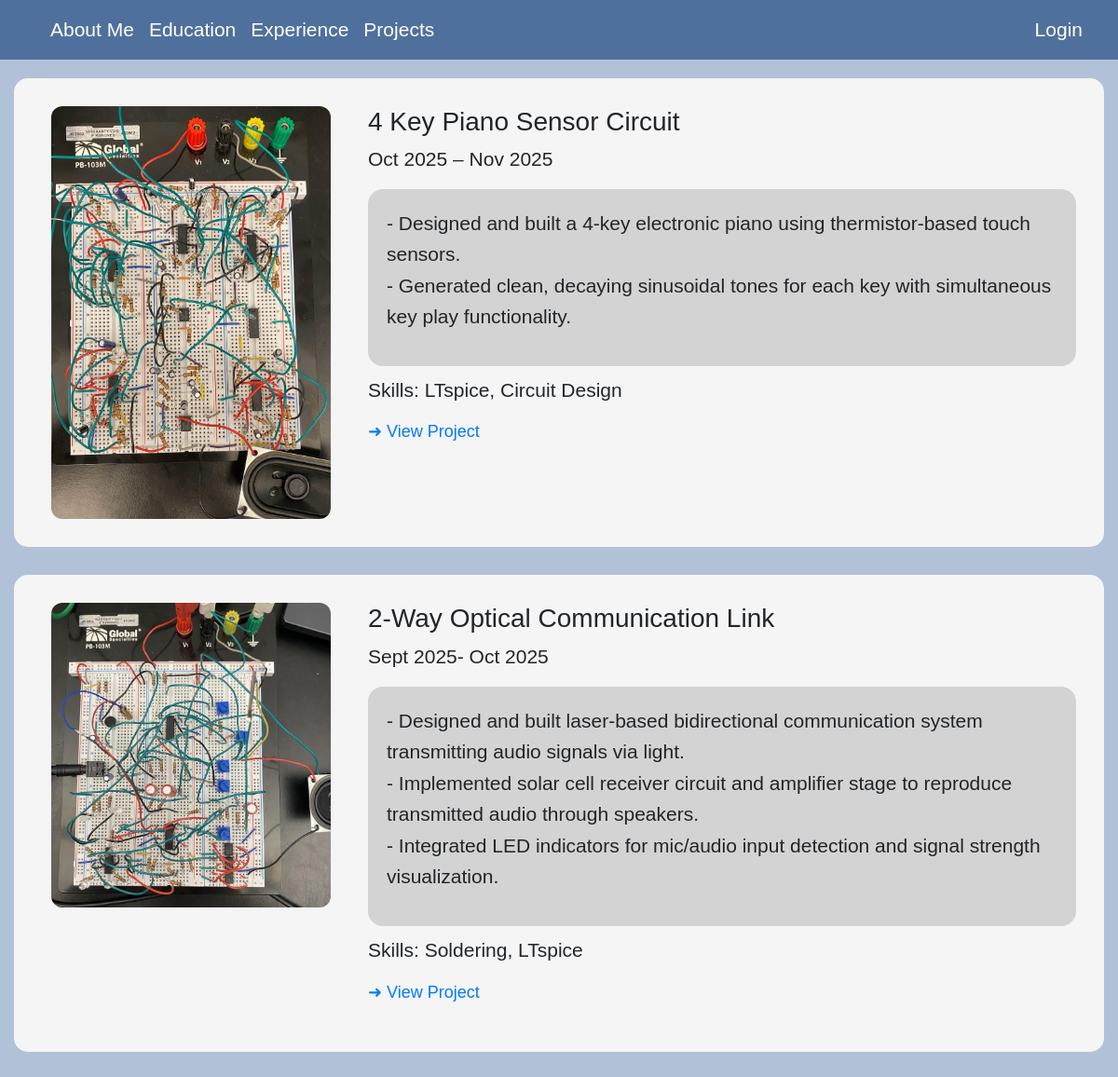
The app's page /projects with its own data.
### main.py (models this page shows, shortened)
class Project(db.Model):
	id = db.Column(db.Integer, primary_key=True)
	title = db.Column(db.String(100), nullable=False)
	description = db.Column(db.Text, nullable=False)
	time = db.Column(db.String(100), nullable=False)
	skills = db.Column(db.Text, nullable=False)
	link = db.Column(db.String(200))
	image = db.Column(db.String(200), nullable=False)

### main.py (the view)
@app.route("/projects")
def projects():
	all_projects = Project.query.all()
	return render_template("projects.html", projects = all_projects)

### templates/projects.html (shortened to what this page needs)
{% extends "base.html" %}
{% block content %}
	<link rel="stylesheet" type="text/css" href="{{url_for('static', filename='projects.css')}}">
	{% for project in projects %}
		<div class="project-card">
			<img class="project-image" src="{{ url_for('static', filename='images/' + project.image) }}">
			<div>
				<h3>{{ project.title }}</h3>
				<p>{{project.time}}</p>
				<div class="description-card">
					<p class="description">{{ project.description }}</p>
				</div>
				<p>Skills: {{ project.skills }}</p>
				<a class="project-link" href="{{ project.link }}">
	    		➜ View Project
				</a>
			</div>
		</div>
	{% endfor %}
{% endblock %}

### templates/base.html (shortened to what this page needs)
<!doctype html>
<html>
<head>
	<link rel="stylesheet" href="https://cdn.jsdelivr.net/npm/bootstrap@4.3.1/dist/css/bootstrap.min.css">
	<link rel="stylesheet" type="text/css" href="{{url_for('static', filename='style.css')}}">
	</head>
	<body>
		<nav class="navbar navbar-expand-lg navbar-light custom-navbar">
		  <div class="collapse navbar-collapse" id="navbarNav">
		    <ul class="navbar-nav">
		      <li class="nav-item active">
		        <a class="nav-link" href="/">About Me <span class="sr-only">(current)</span></a>
		      </li>
		      <li class="nav-item">
		        <a class="nav-link" href="/education">Education</a>
		      </li>
		      <li class="nav-item">
		        <a class="nav-link" href="/experience">Experience</a>
		      </li>
		      <li class="nav-item">
		        <a class="nav-link" href="/projects">Projects</a>
		      </li>
		    </ul>
		  </div>
			<ul class="navbar-nav">
				{% if current_user.is_authenticated %}
				<li class="nav-item">
    				<a class="nav-link" href="/logout">Logout</a>
    			</li>
    			{% else %}
    			<li class="nav-item">
    				<a class="nav-link" href="/login">Login</a>
    			</li>
    			{% endif %}
			</ul>
		</nav>
		<div class="container-fluid" style="margin-top: 20px;">
			{% block content %}
			{% endblock %}
		</div>
	</body>
</html>

### static/style.css (style rules this page uses)
h1,h2,h3 { font-family: 'Poppins', sans-serif; }
p,li,a { font-family: 'Poppins', sans-serif; font-size: 21px; }
.custom-navbar { background-color: #4F709C !important; padding: 8px 30px; }
.nav-link { color: white !important; font-weight: 500; }

### static/projects.css (style rules this page uses)
.project-card { position: relative; display: grid; grid-template-columns: 300px 1fr; align-items: start; gap: 50px; margin-bottom: 30px; padding: 30px; border-radius: 15px; background-color: #f5f5f5; }
.description { white-space: pre-line; line-height: 1.6; max-width: 1200px; }
.description-card { max-width: 1300px; padding: 20px; background-color: #D3D3D3; border-radius: 16px; margin-bottom: 10px; }
.project-link { display: flex; margin-bottom: 20px; font-size: 18px; }
.project-image { display: flex; margin-left: 10px; width: 300px; border-radius: 12px; object-fit: cover; }

### templates/projects.html (style rules this page uses)
body { background-color: #B1C2D8; }

### records on screen
Project: image (picture), title "4 Key Piano Sensor Circuit", time "Oct 2025 – Nov 2025", description "- Designed and built a 4-key electronic piano using thermistor-based touch sensors. - Generated clean, decaying sinusoidal tones for each key with simultaneous key play functionality.", skills "LTspice, Circuit Design"
Project: image (picture), title "2-Way Optical Communication Link", time "Sept 2025- Oct 2025", description "- Designed and built laser-based bidirectional communication system transmitting audio signals via light. - Implemented solar cell receiver circuit and amplifier stage to reproduce transmitted audio through speakers. - Integrated LED indicators for mic/audio input detection and signal strength visualization.", skills "Soldering, LTspice"
